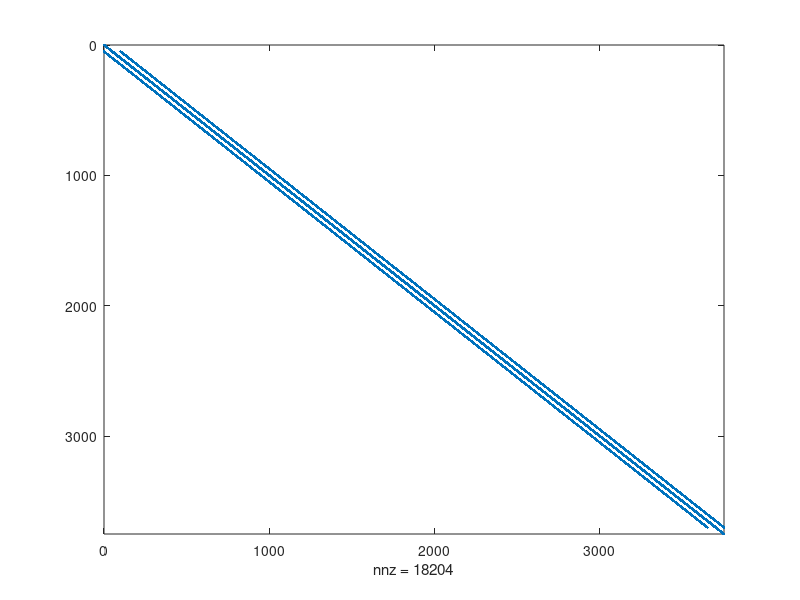
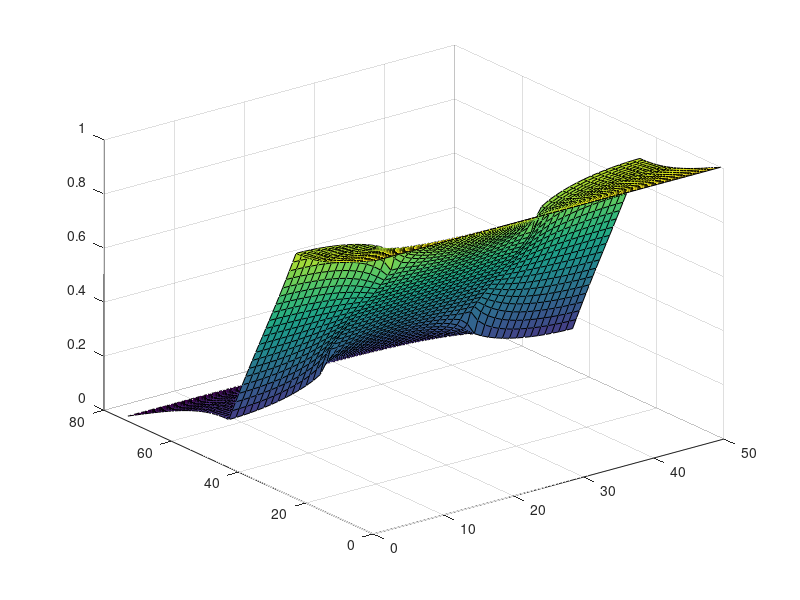
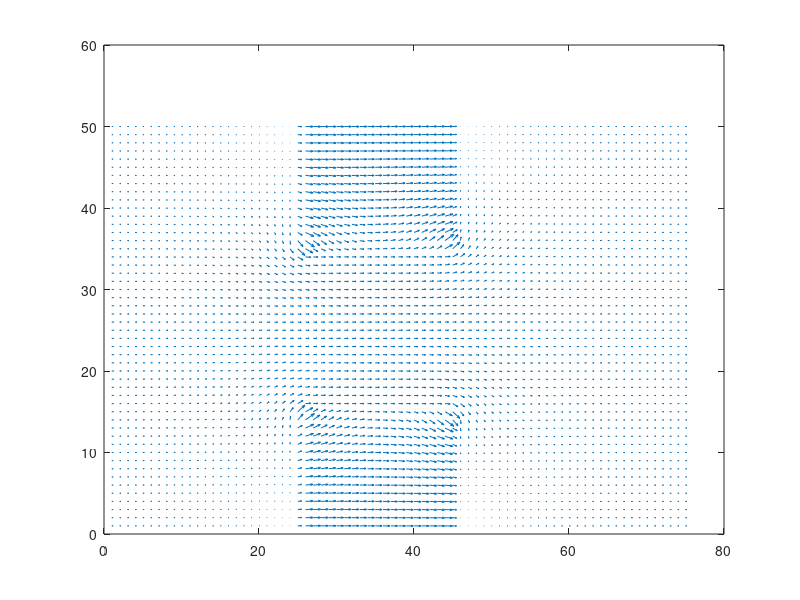

These charts were generated, in order, by the following MATLAB code:
clc; close all; clear all;

%Simulation to test different parameter, Turn the common for loop into a
%function to be able to change the parameters for the report by calling the
%function. 

nx = 75; % # of colums
ny = 50; % # of rows
G = sparse(nx*ny,ny*nx);
F = zeros(nx*ny,1);

% Add bottleneck 
boxCond = 0.001;
Carea = ones(nx,ny); %set conduction area to 1
%Box dimensions 
xBox = 25; 
yBox = 15; 
% In area, place boxes with new conduction
Carea(nx/2 - xBox/2:nx/2 + yBox/2,1:yBox) = boxCond; %Bottom Box 
Carea(nx/2 - xBox/2:nx/2 + yBox/2,ny-yBox:ny) = boxCond; %Top Box


for i = 1:nx
    for j = 1:ny
        n = j + (i-1) * ny;     % middle
        nxm = j + (i-2) * ny;   % right
        nxp = j + i * ny;       % left
        nym = j-1 + (i-1) * ny; % top
        nyp = j+1 + (i-1) * ny; % down
        if i == 1 %Left Boundary V=Vo
            G(n,n) = 1;
            F(n,1) = 1;
        elseif i == nx %Right Boundary V=Vo
            G(n,n) = 1;
        elseif j == 1 %Bottom Boundary (Free)
            bxm = (Carea(i,j) + Carea(i-1,j)) / 2;
            bxp = (Carea(i,j) + Carea(i+1,j)) / 2;
            byp = (Carea(i,j) + Carea(i,j+1)) / 2;

            G(n,n) = -(bxm + bxp + byp);
            G(n,nxm) = bxm;
            G(n,nxp) = bxp;
            G(n,nyp) = byp;
        elseif j == ny %Top Boundary (Free)
            bxm = (Carea(i,j) + Carea(i-1,j)) / 2;
            bxp = (Carea(i,j) + Carea(i+1,j)) / 2;
            bym = (Carea(i,j) + Carea(i,j-1)) / 2;

            G(n,n) = -(bxm + bxp + bym);
            G(n,nxm) = bxm;
            G(n,nxp) = bxp;
            G(n,nym) = bym;
        else %Middle
            bxm = (Carea(i,j) + Carea(i-1,j)) / 2;
            bxp = (Carea(i,j) + Carea(i+1,j)) / 2;
            byp = (Carea(i,j) + Carea(i,j+1)) / 2;
            bym = (Carea(i,j) + Carea(i,j-1)) / 2;
            
            G(n,n) = -(bxm + bxp + bym + byp);
            G(n,nxm) = bxm;
            G(n,nxp) = bxp;
            G(n,nym) = bym;
            G(n,nyp) = byp;
        end
    end
end

figure('name', 'G Matrix')
spy(G);

V = G\F;
Vmap = reshape(V, [ny, nx]); % Reshaping Vector to a matrix
figure('name', 'Solution')
surf(Vmap');

figure('name', 'Quiver')
[Ex,Ey] = gradient(Vmap);
quiver(-Ex,-Ey,1);


